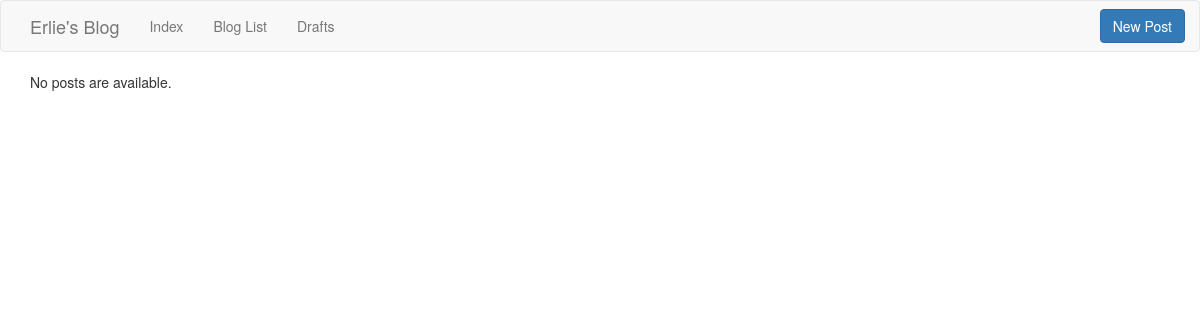
/list/, run on an earlier commit of the app's database.
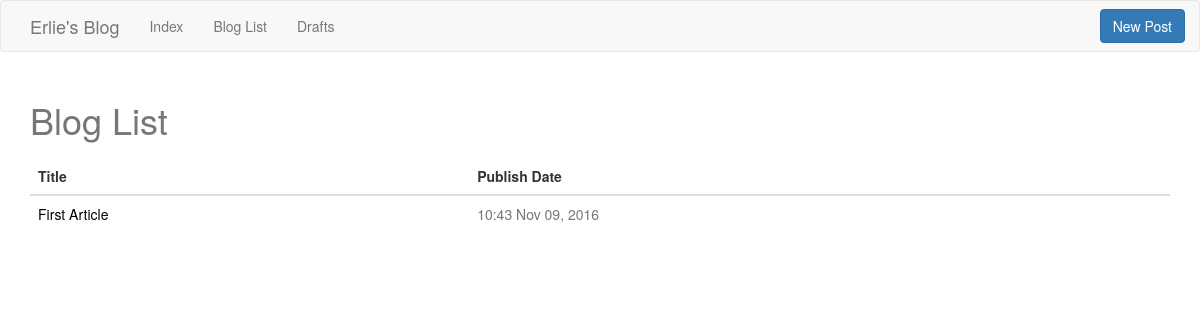
And on a later commit of the database.
### blog/models.py (models this page shows, shortened)
class Post(models.Model):
    author = models.ForeignKey(User)
    title = models.CharField(max_length=200)
    text = models.TextField()
    created_date = models.DateTimeField(default=timezone.now)
    pub_date = models.DateTimeField(blank=True, null=True)

### blog/views.py (the view)
# urls.py: url(r'^list/$', views.ListView.as_view(), name='list'),
class ListView(generic.ListView):
    template_name = 'blog/list.html'
    context_object_name = 'post_list'
    def get_queryset(self):
        return Post.objects.filter(pub_date__isnull=False).order_by('-pub_date')

### blog/templates/blog/list.html (shortened to what this page needs)
{% extends "blog/base.html" %}
{% block content %}
    {% if post_list %}
        <table class="table table-hover" id="blog-list">
            <caption><h1>Blog List</h1></caption>
            <thead><tr><th>Title</th><th>Publish Date</th></tr></thead>
            <tbody>
            {% for post in post_list %}
                <tr>
                    <td><a href="{% url 'blog:detail' post.id %}">{{ post.title|capfirst }}</a></td>
                    <td class="text-muted">{{ post.pub_date|date:"H:i M d, Y" }}</td>
                </tr>
            {% endfor %}
            </tbody>
        </table>
    {% else %}
        <p>No posts are available.</p>
    {% endif %}
{% endblock %}

What changed in the data, as far as the page shows it:
now on this page (row edited): Post: title "First Article", pub_date "10:43 Nov 09, 2016"
Also different on the page:
text no longer shown: "No posts are available."
text now shown: "Blog List Title Publish Date"
